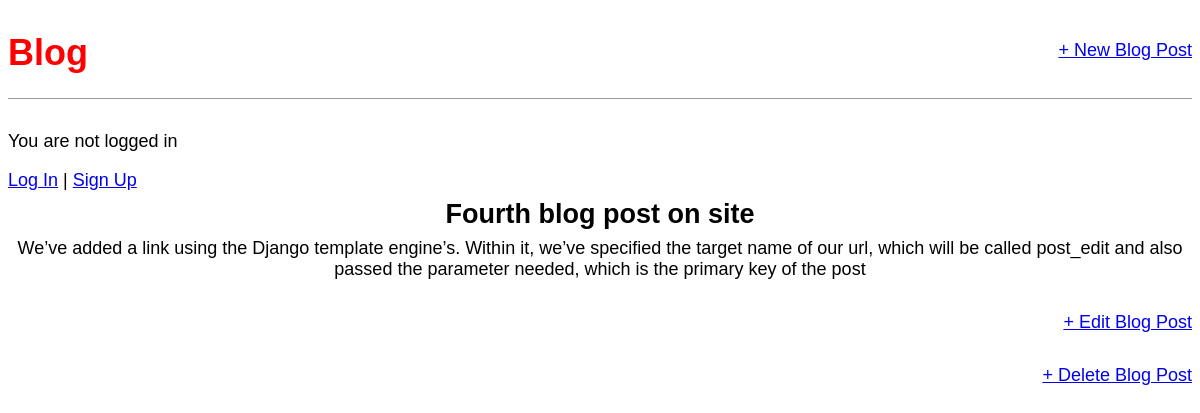
The app's page /post/4/ with its own data.
### blog/models.py (models this page shows, shortened)
class Post(models.Model):
    title = models.CharField(max_length=200)
    author = models.ForeignKey(
        "auth.User",
        on_delete=models.CASCADE,
    )
    body = models.TextField()

### blog/views.py (the view)
# urls.py: path("post/<int:pk>/", BlogDetailView.as_view(), name="post_detail"),
class BlogDetailView(DetailView):
    model = Post
    template_name = "post_detail.html"

### templates/post_detail.html (shortened to what this page needs)
{% extends "base.html" %}
{% block body %}
<div class="post-detail">
    <h2>{{ post.title }}</h2>
    <p>{{ post.body }}</p>
    <div class="post-edit">
        <a href="{% url 'post_edit'  post.pk %}">+ Edit Blog Post</a>
    </div>
    <div class="post-delete">
        <a href="{% url 'post_delete'  post.pk %}">+ Delete Blog Post</a>
    </div>
</div>
{% endblock body %}

### static/css/base.css (style rules this page uses)
body { font-family: sans-serif; font-size: 18px; }
.nav-right, .post-edit, .post-delete { padding-top: 2rem; text-align: right; }
.post-entry h2, .post-detail h2 { margin: 0.5rem 0; }
.post-entry p, .post-detail p { margin: 0; font-weight: 400; }
.post-detail { text-align: center; margin-bottom: 2rem; }

### records on screen
Post: title "Fourth blog post on site", body "We’ve added a link using the Django template engine’s. Within it, we’ve specified the target name of our url, which will be called post_edit and also passed the parameter needed, which is the primary key of the post"
